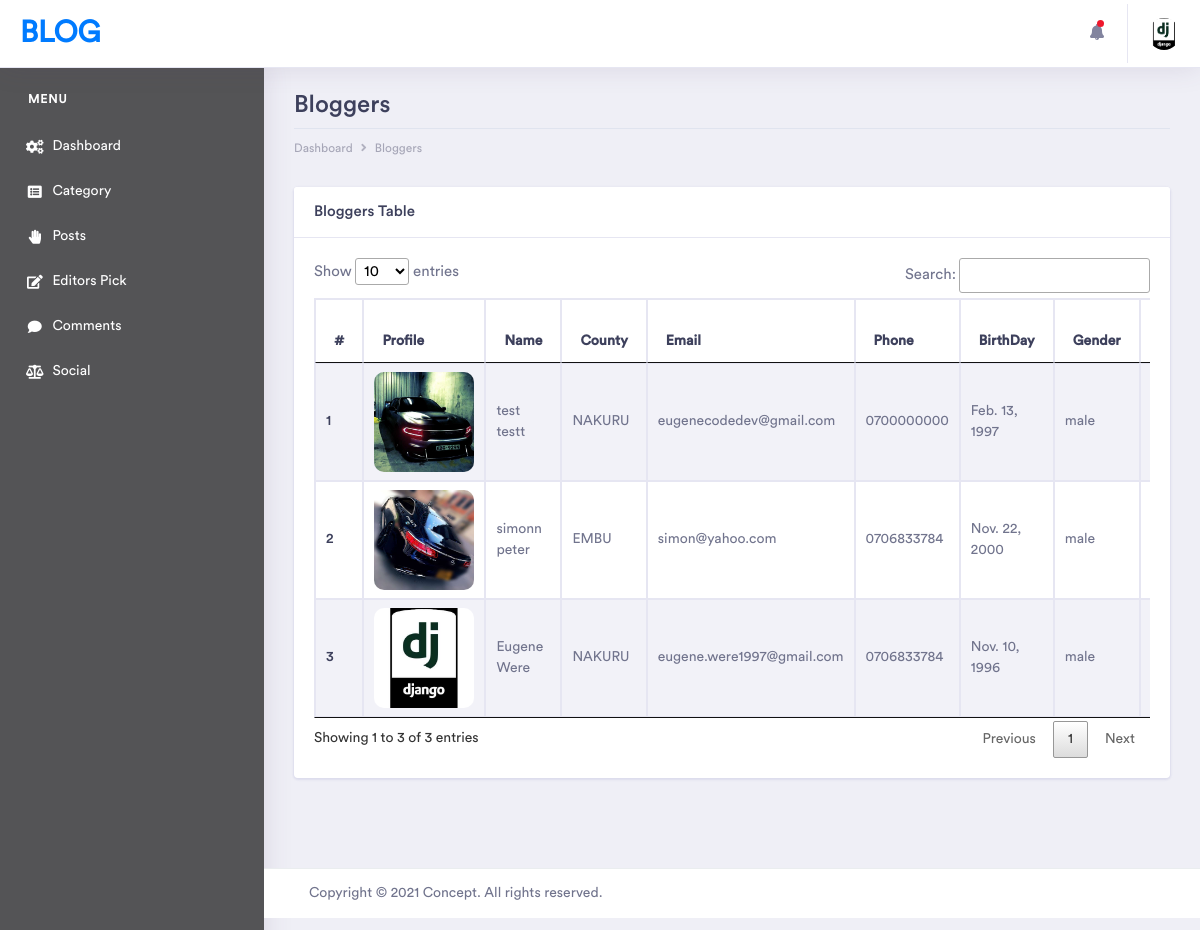
The app's page /brianadmin/bloggers/ (signed in) with its own data.
### blogbackapp/models.py (models this page shows, shortened)
class Blogger(get_user_model()):
    profile_image = models.ImageField(max_length=200, upload_to='bloggers-images', null=True, blank=True)
    county = models.ForeignKey(County, on_delete=models.SET_NULL, null=True)
    gender = models.CharField(max_length=100, null=True, blank=True)
    GROUP_STATUS = {
        ('BLOGGER', 'Blogger'),
        ('VIEWER', 'Viewer'),
    }
    group_status = models.CharField(choices=GROUP_STATUS, default='VIEWER', max_length=200, null=True, blank=True)
    ACTIVE_STATUS = {
        ('ACTIVATE', 'Activate'),
        ('DEACTIVATE', 'Deactivate'),
    }
    is_user_active = models.CharField(choices=ACTIVE_STATUS, default='ACTIVATE', max_length=200, null=True, blank=True)
    phone_number = models.CharField(max_length=20, null=True, blank=True)
    date_of_birth = models.DateField(default=datetime.datetime.now)
    created_at = models.DateTimeField(auto_now_add=True)
    updated_at = models.DateTimeField(auto_now=True)
    biography = models.TextField()
    class Meta:
        verbose_name = 'Blogger'
        verbose_name_plural = 'Bloggers'
    @property
    def postcount(self):
        return Post.objects.filter(blogger_id=self.id, post_verify='ACTIVE').count()

class County(models.Model):
    county_number = models.IntegerField(null=False, blank=False)
    county = models.CharField(max_length=200, null=False, blank=False)
    created_at = models.DateTimeField(auto_now_add=True)
    updated_at = models.DateTimeField(auto_now=True)

### blogbackapp/views.py (the view)
# urls.py: path('bloggers/', views.bloggers, name='bloggers'),
@login_required
def bloggers(request):
    context = {
        'bloggers': Blogger.objects.order_by("-created_at").all()
    }
    return render(request, 'back/bloggers.html', context)

### blogfrontapp/templatetags/templatetag.py (called while the page is built)
@register.filter("getbloggerComments")
def getbloggerComments(request):
    blogger = Blogger.objects.filter(user_ptr_id=request.user.id).first()
    return Comment.objects.filter(blogger=blogger).order_by('-created_at')

@register.filter("getbloggerimage")
def getbloggerimage(request):
    blogerr_img = Blogger.objects.filter(user_ptr_id=request.user.id).first()
    return blogerr_img.profile_image.url

### blogbackapp/templates/back/bloggers.html (shortened to what this page needs)
{% extends 'back/layout.html' %}
{% load static %}
{% load humanize %}
{% block content %}
    <div class="dashboard-wrapper">
            <div class="container-fluid dashboard-content">
                <div class="row">
                    <div class="col-xl-12 col-lg-12 col-md-12 col-sm-12 col-12">
                        <div class="page-header">
                            <h2 class="pageheader-title">Bloggers </h2>
                            <div class="page-breadcrumb">
                                <nav aria-label="breadcrumb">
                                    <ol class="breadcrumb">
                                        <li class="breadcrumb-item"><a href="{% url 'BLOGBACK:home' %}" class="breadcrumb-link">Dashboard</a></li>
                                        <li class="breadcrumb-item"><a href="#" class="breadcrumb-link">Bloggers</a></li>
                                    </ol>
                                </nav>
                            </div>
                        </div>
                    </div>
                </div>
                    <div class="row">
                        <div class="col-xl-12 col-lg-12 col-md-12 col-sm-12 col-12">
                           <div class="card">
                            <h5 class="card-header">Bloggers Table</h5>
                            <div class="card-body">
                                <div class="table-responsive">
                                    <table id="myTable" class="table table-striped table-bordered first">
                                        <thead>
                                            <tr>
                                                <th scope="col">#</th>
                                                <th scope="col">Profile</th>
                                                <th scope="col">Name</th>
                                                <th scope="col">County</th>
                                                <th scope="col">Email</th>
                                                <th scope="col">Phone</th>
                                                <th scope="col">BirthDay</th>
                                                <th scope="col">Gender</th>
                                                <th scope="col">PostCount</th>
                                            </tr>
                                        </thead>
                                        <tbody>
                                            {% for blogger in bloggers %}
                                            <tr>
                                                <th scope="row">{{forloop.counter}}</th>
                                                <td><img style="width: 100px; height: 100px; overflow: hidden; border-radius: 10px;" src="{{ blogger.profile_image.url }}" alt=""></td>
                                                <td>{{blogger.first_name}} {{blogger.last_name}}</td>
                                                <td>{{blogger.county.county }}</td>
                                                <td><a href="mailto:{{blogger.email }}">{{blogger.email }}</a></td>
                                                <td><a href="tel:{{blogger.phone_number }}">{{blogger.phone_number }}</a></td>
                                                <td>{{blogger.date_of_birth }}</td>
                                                <td>{{blogger.gender }}</td>
                                                <td>
                                                </td>
                                            </tr>
                                            {% endfor %}
                                        </tbody>
                                    </table>
                                </div>
                            </div>
                        </div>
                        </div>
                    </div>
            </div>
             <div class="footer">
                <div class="container-fluid">
                    <div class="row">
                        <div class="col-xl-12 col-lg-12 col-md-12 col-sm-12 col-12">
                             Copyright ©
                            <script>var c = new Date(); document.write(c.getFullYear())</script> Concept. All rights reserved.
                        </div>
                    </div>
                </div>
            </div>
        </div>
{% endblock content %}

### blogbackapp/templates/back/layout.html (shortened to what this page needs)
<!doctype html>
<html lang="en">
{% load static %}
{% load templatetag %}
{% load humanize %}
<head>
    <link rel="stylesheet" href="{% static 'back/assets/vendor/bootstrap/css/bootstrap.min.css' %}">
    <link href="{% static 'back/assets/vendor/fonts/circular-std/style.css' %}" rel="stylesheet">
    <link rel="stylesheet" href="{% static 'back/assets/libs/css/style.css' %}">
    <link rel="stylesheet" href="{% static 'back/assets/vendor/fonts/fontawesome/css/fontawesome-all.css' %}">
    <link rel="stylesheet" href="{% static 'back/assets/vendor/charts/chartist-bundle/chartist.css' %}">
    <link rel="stylesheet" href="{% static 'back/assets/vendor/charts/morris-bundle/morris.css' %}">
    <link rel="stylesheet" href="{% static 'back/assets/vendor/fonts/material-design-iconic-font/css/materialdesignicons.min.css' %}">
    <link rel="stylesheet" href="{% static 'back/assets/vendor/charts/c3charts/c3.css' %}">
    <link rel="stylesheet" href="{% static 'back/assets/vendor/fonts/flag-icon-css/flag-icon.min.css' %}">
    <link rel="stylesheet" href="{% static 'back/dtables.css' %}">
    <link rel="stylesheet" href="{% static 'back/assets/vendor/bootstrap-select/css/bootstrap-select.css' %}">
    <link rel="stylesheet" href="{% static 'back/assets/vendor/select2/css/select2.css' %}">
</head>
<body>
    <div class="dashboard-main-wrapper">
        <div class="dashboard-header">
            <nav class="navbar navbar-expand-lg bg-white fixed-top">
                <a class="navbar-brand" href="index.html">Blog</a>
                <div class="collapse navbar-collapse " id="navbarSupportedContent">
                    <ul class="navbar-nav ml-auto navbar-right-top">
                        <li class="nav-item dropdown notification">
                            <a class="nav-link nav-icons" href="#" id="navbarDropdownMenuLink1" data-toggle="dropdown" aria-haspopup="true" aria-expanded="false"><i class="fas fa-fw fa-bell"></i> <span class="indicator"></span></a>
                        </li>
                        <li class="nav-item dropdown nav-user">
                            <a class="nav-link nav-user-img" href="#" id="navbarDropdownMenuLink2" data-toggle="dropdown" aria-haspopup="true" aria-expanded="false">
                                {% if request.user.is_superuser %}
                                    <img src="../../../static/back/assets/images/avatar-1.jpg" alt="" class="user-avatar-md rounded-circle">
                                {% else %}
                                    <img src="{{ request|getbloggerimage }}" alt="" class="user-avatar-md rounded-circle">
                                {% endif %}
                            </a>
                        </li>
                    </ul>
                </div>
            </nav>
        </div>
        <div class="nav-left-sidebar sidebar-dark">
            <div class="menu-list">
                <nav class="navbar navbar-expand-lg navbar-light">
                    <div class="collapse navbar-collapse" id="navbarNav">
                        <ul class="navbar-nav flex-column">
                            <li class="nav-divider">
                                Menu
                            </li>
                            <li class="nav-item ">
                                <a class="nav-link " href="{% url 'BLOGBACK:home' %}" ><i class="fa fa-fw fa-cogs"></i>Dashboard <span class="badge badge-success">6</span></a>
                            </li>
                                <li class="nav-item">
                                    <a class="nav-link" href="{% url 'BLOGBACK:category' %}" ><i class="fa fa-fw fa-list-alt"></i>Category</a>
                                </li>
                            <li class="nav-item">
                                <a class="nav-link" href="{% url 'BLOGBACK:posts' %}" ><i class="fas fa-fw fa-hand-paper"></i>Posts</a>
                            </li>
                            <li class="nav-item">
                                    <a class="nav-link" href="{% url 'BLOGBACK:edutorial_pick' %}" ><i class="fas fa-fw fa-edit"></i>Editors Pick</a>
                                </li>
                            <li class="nav-item">
                                <a class="nav-link" href="{% url 'BLOGBACK:comments' %}" ><i class="fas fa-fw fa-comment"></i>Comments</a>
                            </li>
                            <li class="nav-item">
                                <a class="nav-link" href="{% url 'BLOGBACK:social' %}" ><i class="fa fa-fw fa-balance-scale"></i>Social</a>
                            </li>
                        </ul>
                    </div>
                </nav>
            </div>
        </div>
        {% block content %}
        {% endblock content %}
    </div>
    {% load sweetify %}
</body>
</html>

### static/back/dtables.css (style rules this page uses)
table.dataTable { width:100%;margin:0 auto;clear:both;border-collapse:separate;border-spacing:0 }
table.dataTable thead th,table.dataTable tfoot th { font-weight:bold }
table.dataTable thead th,table.dataTable thead td { padding:10px 18px;border-bottom:1px solid #111 }
table.dataTable thead .sorting,table.dataTable thead .sorting_asc,table.dataTable thead .sorting_desc,table.dataTable thead .sorting_asc_disabled,table.dataTable thead .sorting_desc_disabled { cursor:pointer;*cursor:hand;background-repeat:no-repeat;background-position:center right }
table.dataTable thead .sorting { background-image:url("../images/sort_both.png") }
table.dataTable thead .sorting_asc { background-image:url("../images/sort_asc.png") }
table.dataTable tbody tr { background-color:#ffffff }
table.dataTable tbody th,table.dataTable tbody td { padding:8px 10px }
table.dataTable.no-footer { border-bottom:1px solid #111 }
table.dataTable,table.dataTable th,table.dataTable td { box-sizing:content-box }

### records on screen
Blogger: profile_image (picture), first_name "test", last_name "testt", county.county "NAKURU", email "eugenecodedev@gmail.com", phone_number "0700000000", date_of_birth "Feb. 13, 1997", gender "male"
Blogger: profile_image (picture), first_name "simonn", last_name "peter", county.county "EMBU", email "simon@yahoo.com", phone_number "0706833784", date_of_birth "Nov. 22, 2000", gender "male"
Blogger: profile_image (picture), first_name "Eugene", last_name "Were", county.county "NAKURU", email "eugene.were1997@gmail.com", phone_number "0706833784", date_of_birth "Nov. 10, 1996", gender "male"
